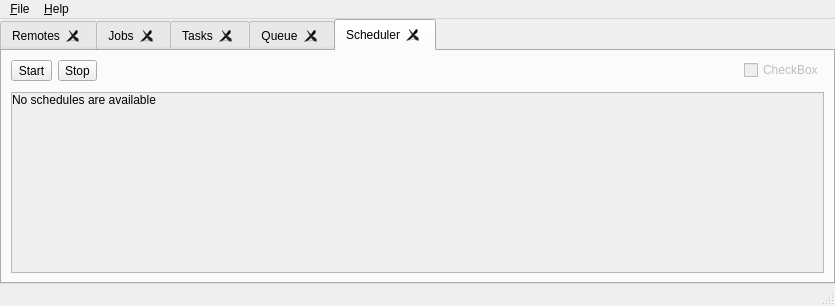
<?xml version="1.0" encoding="UTF-8"?>
<ui version="4.0">
 <class>MainWindow</class>
 <widget class="QMainWindow" name="MainWindow">
  <property name="geometry">
   <rect>
    <x>0</x>
    <y>0</y>
    <width>835</width>
    <height>306</height>
   </rect>
  </property>
  <property name="windowTitle">
   <string>Rclone Browser</string>
  </property>
  <widget class="QWidget" name="widgetMain">
   <layout class="QVBoxLayout" name="verticalLayout_3">
    <property name="spacing">
     <number>0</number>
    </property>
    <property name="leftMargin">
     <number>0</number>
    </property>
    <property name="topMargin">
     <number>0</number>
    </property>
    <property name="rightMargin">
     <number>0</number>
    </property>
    <property name="bottomMargin">
     <number>0</number>
    </property>
    <item>
     <widget class="QTabWidget" name="tabs">
      <property name="currentIndex">
       <number>4</number>
      </property>
      <property name="tabsClosable">
       <bool>true</bool>
      </property>
      <widget class="QWidget" name="widget">
       <attribute name="title">
        <string>Remotes</string>
       </attribute>
       <layout class="QVBoxLayout" name="verticalLayout">
        <item>
         <layout class="QHBoxLayout" name="horizontalLayout">
          <item>
           <widget class="QToolButton" name="refresh">
            <property name="statusTip">
             <string>Refresh remotes view</string>
            </property>
            <property name="text">
             <string>Refresh</string>
            </property>
            <property name="toolButtonStyle">
             <enum>Qt::ToolButtonTextUnderIcon</enum>
            </property>
           </widget>
          </item>
          <item>
           <widget class="QToolButton" name="config">
            <property name="text">
             <string>Config</string>
            </property>
            <property name="toolButtonStyle">
             <enum>Qt::ToolButtonTextUnderIcon</enum>
            </property>
           </widget>
          </item>
          <item>
           <widget class="QToolButton" name="open">
            <property name="text">
             <string>Open</string>
            </property>
            <property name="toolButtonStyle">
             <enum>Qt::ToolButtonTextUnderIcon</enum>
            </property>
           </widget>
          </item>
          <item>
           <spacer name="horizontalSpacer">
            <property name="orientation">
             <enum>Qt::Horizontal</enum>
            </property>
            <property name="sizeHint" stdset="0">
             <size>
              <width>40</width>
              <height>20</height>
             </size>
            </property>
           </spacer>
          </item>
          <item>
           <widget class="QCheckBox" name="layoutcontrol3">
            <property name="enabled">
             <bool>false</bool>
            </property>
            <property name="text">
             <string>CheckBox</string>
            </property>
           </widget>
          </item>
          <item>
           <widget class="QToolButton" name="buttonPrefs">
            <property name="toolTip">
             <string>Rclone Browser preferences (ALT-p)</string>
            </property>
            <property name="statusTip">
             <string>Rclone Browser preferences</string>
            </property>
            <property name="text">
             <string>Prefs</string>
            </property>
            <property name="toolButtonStyle">
             <enum>Qt::ToolButtonTextUnderIcon</enum>
            </property>
           </widget>
          </item>
         </layout>
        </item>
        <item>
         <spacer name="verticalSpacer_2">
          <property name="orientation">
           <enum>Qt::Vertical</enum>
          </property>
          <property name="sizeType">
           <enum>QSizePolicy::Fixed</enum>
          </property>
          <property name="sizeHint" stdset="0">
           <size>
            <width>20</width>
            <height>5</height>
           </size>
          </property>
         </spacer>
        </item>
        <item>
         <widget class="QListWidget" name="remotes">
          <property name="editTriggers">
           <set>QAbstractItemView::NoEditTriggers</set>
          </property>
          <property name="selectionBehavior">
           <enum>QAbstractItemView::SelectRows</enum>
          </property>
          <property name="isWrapping" stdset="0">
           <bool>false</bool>
          </property>
          <property name="wordWrap">
           <bool>true</bool>
          </property>
         </widget>
        </item>
       </layout>
      </widget>
      <widget class="QWidget" name="tab">
       <attribute name="title">
        <string>Jobs</string>
       </attribute>
       <layout class="QVBoxLayout" name="verticalLayout_2">
        <item>
         <layout class="QHBoxLayout" name="horizontalLayout_3">
          <item>
           <widget class="QToolButton" name="buttonStopAllJobs">
            <property name="text">
             <string>Stop</string>
            </property>
            <property name="toolButtonStyle">
             <enum>Qt::ToolButtonTextUnderIcon</enum>
            </property>
           </widget>
          </item>
          <item>
           <widget class="QToolButton" name="buttonCleanNotRunning">
            <property name="text">
             <string>Clean</string>
            </property>
            <property name="toolButtonStyle">
             <enum>Qt::ToolButtonTextUnderIcon</enum>
            </property>
           </widget>
          </item>
          <item>
           <spacer name="horizontalSpacer_3">
            <property name="orientation">
             <enum>Qt::Horizontal</enum>
            </property>
            <property name="sizeHint" stdset="0">
             <size>
              <width>40</width>
              <height>20</height>
             </size>
            </property>
           </spacer>
          </item>
          <item>
           <widget class="QCheckBox" name="layoutcontrol2">
            <property name="enabled">
             <bool>false</bool>
            </property>
            <property name="text">
             <string>CheckBox</string>
            </property>
           </widget>
          </item>
         </layout>
        </item>
        <item>
         <spacer name="verticalSpacer_4">
          <property name="orientation">
           <enum>Qt::Vertical</enum>
          </property>
          <property name="sizeType">
           <enum>QSizePolicy::Fixed</enum>
          </property>
          <property name="sizeHint" stdset="0">
           <size>
            <width>20</width>
            <height>5</height>
           </size>
          </property>
         </spacer>
        </item>
        <item>
         <widget class="QScrollArea" name="jobsArea">
          <property name="widgetResizable">
           <bool>true</bool>
          </property>
          <widget class="QWidget" name="scrollAreaWidgetContents">
           <property name="geometry">
            <rect>
             <x>0</x>
             <y>0</y>
             <width>787</width>
             <height>140</height>
            </rect>
           </property>
           <layout class="QVBoxLayout" name="verticalLayout_4">
            <property name="leftMargin">
             <number>0</number>
            </property>
            <property name="topMargin">
             <number>0</number>
            </property>
            <property name="rightMargin">
             <number>0</number>
            </property>
            <property name="bottomMargin">
             <number>0</number>
            </property>
            <item>
             <layout class="QVBoxLayout" name="jobs">
              <item>
               <widget class="QLabel" name="noJobsAvailable">
                <property name="text">
                 <string>No jobs are available</string>
                </property>
               </widget>
              </item>
              <item>
               <spacer name="verticalSpacer">
                <property name="orientation">
                 <enum>Qt::Vertical</enum>
                </property>
                <property name="sizeHint" stdset="0">
                 <size>
                  <width>20</width>
                  <height>40</height>
                 </size>
                </property>
               </spacer>
              </item>
             </layout>
            </item>
           </layout>
          </widget>
         </widget>
        </item>
       </layout>
      </widget>
      <widget class="QWidget" name="tasksTab">
       <attribute name="title">
        <string>Tasks</string>
       </attribute>
       <layout class="QVBoxLayout" name="verticalLayout_5">
        <item>
         <layout class="QHBoxLayout" name="horizontalLayout_2">
          <item>
           <widget class="QToolButton" name="buttonDryrunTask">
            <property name="text">
             <string>Dry Run</string>
            </property>
            <property name="toolButtonStyle">
             <enum>Qt::ToolButtonTextUnderIcon</enum>
            </property>
           </widget>
          </item>
          <item>
           <widget class="QToolButton" name="buttonRunTask">
            <property name="text">
             <string>Run</string>
            </property>
            <property name="toolButtonStyle">
             <enum>Qt::ToolButtonTextUnderIcon</enum>
            </property>
           </widget>
          </item>
          <item>
           <widget class="QToolButton" name="buttonStop">
            <property name="toolTip">
             <string>&lt;html&gt;&lt;head/&gt;&lt;body&gt;&lt;p&gt;&lt;span style=&quot; font-size:13pt;&quot;&gt;Stop all selected tasks&lt;/span&gt;&lt;/p&gt;&lt;/body&gt;&lt;/html&gt;</string>
            </property>
            <property name="text">
             <string>Stop</string>
            </property>
            <property name="toolButtonStyle">
             <enum>Qt::ToolButtonTextUnderIcon</enum>
            </property>
           </widget>
          </item>
          <item>
           <spacer name="horizontalSpacer_5">
            <property name="orientation">
             <enum>Qt::Horizontal</enum>
            </property>
            <property name="sizeType">
             <enum>QSizePolicy::Fixed</enum>
            </property>
            <property name="sizeHint" stdset="0">
             <size>
              <width>10</width>
              <height>20</height>
             </size>
            </property>
           </spacer>
          </item>
          <item>
           <widget class="QToolButton" name="buttonEditTask">
            <property name="text">
             <string>Edit</string>
            </property>
            <property name="toolButtonStyle">
             <enum>Qt::ToolButtonTextUnderIcon</enum>
            </property>
           </widget>
          </item>
          <item>
           <widget class="QToolButton" name="buttonDeleteTask">
            <property name="text">
             <string>Delete</string>
            </property>
            <property name="toolButtonStyle">
             <enum>Qt::ToolButtonTextUnderIcon</enum>
            </property>
           </widget>
          </item>
          <item>
           <spacer name="horizontalSpacer_6">
            <property name="orientation">
             <enum>Qt::Horizontal</enum>
            </property>
            <property name="sizeType">
             <enum>QSizePolicy::Fixed</enum>
            </property>
            <property name="sizeHint" stdset="0">
             <size>
              <width>10</width>
              <height>20</height>
             </size>
            </property>
           </spacer>
          </item>
          <item>
           <widget class="QToolButton" name="buttonAddToQueue">
            <property name="toolTip">
             <string>Add to the queue</string>
            </property>
            <property name="statusTip">
             <string>Add selected transfer tasks to the queue</string>
            </property>
            <property name="text">
             <string>Add</string>
            </property>
            <property name="toolButtonStyle">
             <enum>Qt::ToolButtonTextUnderIcon</enum>
            </property>
           </widget>
          </item>
          <item>
           <widget class="QToolButton" name="buttonAddToScheduler">
            <property name="toolTip">
             <string>Add to the scheduler</string>
            </property>
            <property name="statusTip">
             <string>Add selected transfer tasks to the scheduler</string>
            </property>
            <property name="text">
             <string>Add</string>
            </property>
            <property name="toolButtonStyle">
             <enum>Qt::ToolButtonTextUnderIcon</enum>
            </property>
           </widget>
          </item>
          <item>
           <widget class="QToolButton" name="buttonSortTask">
            <property name="toolTip">
             <string>&lt;html&gt;&lt;head/&gt;&lt;body&gt;&lt;p&gt;Sort tasks&lt;/p&gt;&lt;/body&gt;&lt;/html&gt;</string>
            </property>
            <property name="text">
             <string>Sort</string>
            </property>
            <property name="checked">
             <bool>false</bool>
            </property>
            <property name="toolButtonStyle">
             <enum>Qt::ToolButtonTextUnderIcon</enum>
            </property>
           </widget>
          </item>
          <item>
           <spacer name="horizontalSpacer_2">
            <property name="orientation">
             <enum>Qt::Horizontal</enum>
            </property>
            <property name="sizeHint" stdset="0">
             <size>
              <width>40</width>
              <height>20</height>
             </size>
            </property>
           </spacer>
          </item>
          <item>
           <widget class="QCheckBox" name="layoutcontrol1">
            <property name="enabled">
             <bool>false</bool>
            </property>
            <property name="text">
             <string>CheckBox</string>
            </property>
            <property name="tristate">
             <bool>false</bool>
            </property>
           </widget>
          </item>
         </layout>
        </item>
        <item>
         <spacer name="verticalSpacer_3">
          <property name="orientation">
           <enum>Qt::Vertical</enum>
          </property>
          <property name="sizeType">
           <enum>QSizePolicy::Fixed</enum>
          </property>
          <property name="sizeHint" stdset="0">
           <size>
            <width>20</width>
            <height>5</height>
           </size>
          </property>
         </spacer>
        </item>
        <item>
         <widget class="QListWidget" name="tasksListWidget">
          <property name="contextMenuPolicy">
           <enum>Qt::CustomContextMenu</enum>
          </property>
          <property name="tabKeyNavigation">
           <bool>true</bool>
          </property>
          <property name="alternatingRowColors">
           <bool>false</bool>
          </property>
          <property name="selectionMode">
           <enum>QAbstractItemView::ExtendedSelection</enum>
          </property>
          <property name="wordWrap">
           <bool>false</bool>
          </property>
          <property name="sortingEnabled">
           <bool>false</bool>
          </property>
         </widget>
        </item>
       </layout>
      </widget>
      <widget class="QWidget" name="queue">
       <attribute name="title">
        <string>Queue</string>
       </attribute>
       <layout class="QVBoxLayout" name="verticalLayout_6">
        <item>
         <layout class="QHBoxLayout" name="horizontalLayout_4">
          <item>
           <widget class="QToolButton" name="buttonStartQueue">
            <property name="text">
             <string>Start</string>
            </property>
            <property name="toolButtonStyle">
             <enum>Qt::ToolButtonTextUnderIcon</enum>
            </property>
           </widget>
          </item>
          <item>
           <widget class="QToolButton" name="buttonStopQueue">
            <property name="text">
             <string>Stop</string>
            </property>
            <property name="toolButtonStyle">
             <enum>Qt::ToolButtonTextUnderIcon</enum>
            </property>
           </widget>
          </item>
          <item>
           <spacer name="horizontalSpacer_8">
            <property name="orientation">
             <enum>Qt::Horizontal</enum>
            </property>
            <property name="sizeType">
             <enum>QSizePolicy::Fixed</enum>
            </property>
            <property name="sizeHint" stdset="0">
             <size>
              <width>10</width>
              <height>20</height>
             </size>
            </property>
           </spacer>
          </item>
          <item>
           <widget class="QToolButton" name="buttonUpQueue">
            <property name="text">
             <string>Up</string>
            </property>
            <property name="toolButtonStyle">
             <enum>Qt::ToolButtonTextUnderIcon</enum>
            </property>
           </widget>
          </item>
          <item>
           <widget class="QToolButton" name="buttonDownQueue">
            <property name="text">
             <string>Down</string>
            </property>
            <property name="toolButtonStyle">
             <enum>Qt::ToolButtonTextUnderIcon</enum>
            </property>
           </widget>
          </item>
          <item>
           <spacer name="horizontalSpacer_9">
            <property name="orientation">
             <enum>Qt::Horizontal</enum>
            </property>
            <property name="sizeType">
             <enum>QSizePolicy::Fixed</enum>
            </property>
            <property name="sizeHint" stdset="0">
             <size>
              <width>10</width>
              <height>20</height>
             </size>
            </property>
           </spacer>
          </item>
          <item>
           <widget class="QToolButton" name="buttonRemoveFromQueue">
            <property name="text">
             <string>Delete</string>
            </property>
            <property name="toolButtonStyle">
             <enum>Qt::ToolButtonTextUnderIcon</enum>
            </property>
           </widget>
          </item>
          <item>
           <widget class="QToolButton" name="buttonPurgeQueue">
            <property name="text">
             <string>Purge</string>
            </property>
            <property name="toolButtonStyle">
             <enum>Qt::ToolButtonTextUnderIcon</enum>
            </property>
           </widget>
          </item>
          <item>
           <spacer name="horizontalSpacer_7">
            <property name="orientation">
             <enum>Qt::Horizontal</enum>
            </property>
            <property name="sizeType">
             <enum>QSizePolicy::Fixed</enum>
            </property>
            <property name="sizeHint" stdset="0">
             <size>
              <width>40</width>
              <height>20</height>
             </size>
            </property>
           </spacer>
          </item>
          <item>
           <widget class="QLabel" name="labelQueueInfoStart">
            <property name="styleSheet">
             <string notr="true">color: green; font-weight: bold;</string>
            </property>
            <property name="text">
             <string/>
            </property>
           </widget>
          </item>
          <item>
           <widget class="QLabel" name="labelQueueInfoStop">
            <property name="text">
             <string/>
            </property>
           </widget>
          </item>
          <item>
           <spacer name="horizontalSpacer_4">
            <property name="orientation">
             <enum>Qt::Horizontal</enum>
            </property>
            <property name="sizeHint" stdset="0">
             <size>
              <width>40</width>
              <height>20</height>
             </size>
            </property>
           </spacer>
          </item>
          <item>
           <widget class="QCheckBox" name="queueScriptRun">
            <property name="text">
             <string>Run script when finished</string>
            </property>
           </widget>
          </item>
         </layout>
        </item>
        <item>
         <spacer name="verticalSpacer_5">
          <property name="orientation">
           <enum>Qt::Vertical</enum>
          </property>
          <property name="sizeType">
           <enum>QSizePolicy::Fixed</enum>
          </property>
          <property name="sizeHint" stdset="0">
           <size>
            <width>20</width>
            <height>5</height>
           </size>
          </property>
         </spacer>
        </item>
        <item>
         <widget class="QListWidget" name="queueListWidget">
          <property name="contextMenuPolicy">
           <enum>Qt::CustomContextMenu</enum>
          </property>
          <property name="tabKeyNavigation">
           <bool>true</bool>
          </property>
          <property name="alternatingRowColors">
           <bool>false</bool>
          </property>
          <property name="selectionMode">
           <enum>QAbstractItemView::SingleSelection</enum>
          </property>
          <property name="spacing">
           <number>5</number>
          </property>
          <property name="wordWrap">
           <bool>false</bool>
          </property>
          <property name="sortingEnabled">
           <bool>false</bool>
          </property>
         </widget>
        </item>
       </layout>
      </widget>
      <widget class="QWidget" name="tab_2">
       <attribute name="title">
        <string>Scheduler</string>
       </attribute>
       <layout class="QVBoxLayout" name="verticalLayout_8">
        <item>
         <layout class="QHBoxLayout" name="horizontalLayout_9">
          <item>
           <widget class="QToolButton" name="buttonStartScheduler">
            <property name="toolTip">
             <string>Start scheduler</string>
            </property>
            <property name="statusTip">
             <string>Start scheduler</string>
            </property>
            <property name="text">
             <string>Start</string>
            </property>
            <property name="toolButtonStyle">
             <enum>Qt::ToolButtonTextUnderIcon</enum>
            </property>
           </widget>
          </item>
          <item>
           <widget class="QToolButton" name="buttonStopScheduler">
            <property name="toolTip">
             <string>Stop scheduler</string>
            </property>
            <property name="statusTip">
             <string>Stop scheduler</string>
            </property>
            <property name="text">
             <string>Stop</string>
            </property>
            <property name="toolButtonStyle">
             <enum>Qt::ToolButtonTextUnderIcon</enum>
            </property>
           </widget>
          </item>
          <item>
           <spacer name="horizontalSpacer_10">
            <property name="orientation">
             <enum>Qt::Horizontal</enum>
            </property>
            <property name="sizeType">
             <enum>QSizePolicy::Fixed</enum>
            </property>
            <property name="sizeHint" stdset="0">
             <size>
              <width>40</width>
              <height>20</height>
             </size>
            </property>
           </spacer>
          </item>
          <item>
           <widget class="QLabel" name="labelSchedulerInfoStart">
            <property name="styleSheet">
             <string notr="true">color: green; font-weight: bold;</string>
            </property>
            <property name="text">
             <string/>
            </property>
           </widget>
          </item>
          <item>
           <widget class="QLabel" name="labelSchedulerInfoStop">
            <property name="text">
             <string/>
            </property>
           </widget>
          </item>
          <item>
           <spacer name="horizontalSpacer_19">
            <property name="orientation">
             <enum>Qt::Horizontal</enum>
            </property>
            <property name="sizeHint" stdset="0">
             <size>
              <width>40</width>
              <height>20</height>
             </size>
            </property>
           </spacer>
          </item>
          <item>
           <widget class="QCheckBox" name="layoutcontrol1_sch">
            <property name="enabled">
             <bool>false</bool>
            </property>
            <property name="text">
             <string>CheckBox</string>
            </property>
           </widget>
          </item>
         </layout>
        </item>
        <item>
         <spacer name="verticalSpacer_11">
          <property name="orientation">
           <enum>Qt::Vertical</enum>
          </property>
          <property name="sizeType">
           <enum>QSizePolicy::Fixed</enum>
          </property>
          <property name="sizeHint" stdset="0">
           <size>
            <width>20</width>
            <height>5</height>
           </size>
          </property>
         </spacer>
        </item>
        <item>
         <widget class="QScrollArea" name="jobsArea_2">
          <property name="widgetResizable">
           <bool>true</bool>
          </property>
          <widget class="QWidget" name="scrollAreaWidgetContents_2">
           <property name="geometry">
            <rect>
             <x>0</x>
             <y>0</y>
             <width>787</width>
             <height>140</height>
            </rect>
           </property>
           <layout class="QVBoxLayout" name="verticalLayout_7">
            <property name="leftMargin">
             <number>0</number>
            </property>
            <property name="topMargin">
             <number>0</number>
            </property>
            <property name="rightMargin">
             <number>0</number>
            </property>
            <property name="bottomMargin">
             <number>0</number>
            </property>
            <item>
             <layout class="QVBoxLayout" name="schedulers">
              <item>
               <widget class="QLabel" name="noSchedulesAvailable">
                <property name="text">
                 <string>No schedules are available</string>
                </property>
               </widget>
              </item>
              <item>
               <spacer name="verticalSpacer_6">
                <property name="orientation">
                 <enum>Qt::Vertical</enum>
                </property>
                <property name="sizeHint" stdset="0">
                 <size>
                  <width>20</width>
                  <height>40</height>
                 </size>
                </property>
               </spacer>
              </item>
             </layout>
            </item>
           </layout>
          </widget>
         </widget>
        </item>
       </layout>
      </widget>
     </widget>
    </item>
   </layout>
  </widget>
  <widget class="QMenuBar" name="menuBar">
   <property name="geometry">
    <rect>
     <x>0</x>
     <y>0</y>
     <width>835</width>
     <height>22</height>
    </rect>
   </property>
   <widget class="QMenu" name="menuFile">
    <property name="title">
     <string>&amp;File</string>
    </property>
    <addaction name="preferences"/>
    <addaction name="separator"/>
    <addaction name="quit"/>
   </widget>
   <widget class="QMenu" name="menuHelp">
    <property name="title">
     <string>&amp;Help</string>
    </property>
    <addaction name="about"/>
    <addaction name="aboutQt"/>
   </widget>
   <addaction name="menuFile"/>
   <addaction name="menuHelp"/>
  </widget>
  <widget class="QStatusBar" name="statusBar"/>
  <action name="about">
   <property name="text">
    <string>&amp;About</string>
   </property>
   <property name="menuRole">
    <enum>QAction::AboutRole</enum>
   </property>
  </action>
  <action name="aboutQt">
   <property name="text">
    <string>About &amp;Qt</string>
   </property>
   <property name="menuRole">
    <enum>QAction::AboutQtRole</enum>
   </property>
  </action>
  <action name="preferences">
   <property name="text">
    <string>&amp;Preferences...</string>
   </property>
   <property name="toolTip">
    <string>Rclone Browser preferences (ALT-p)</string>
   </property>
   <property name="shortcut">
    <string>Alt+P</string>
   </property>
   <property name="menuRole">
    <enum>QAction::PreferencesRole</enum>
   </property>
  </action>
  <action name="quit">
   <property name="text">
    <string>&amp;Quit</string>
   </property>
   <property name="shortcut">
    <string>Ctrl+Q</string>
   </property>
   <property name="menuRole">
    <enum>QAction::QuitRole</enum>
   </property>
  </action>
  <action name="actionEdit">
   <property name="enabled">
    <bool>true</bool>
   </property>
   <property name="text">
    <string>Edit</string>
   </property>
   <property name="toolTip">
    <string>Edit selected task</string>
   </property>
  </action>
  <action name="actionDelete">
   <property name="text">
    <string>Delete</string>
   </property>
   <property name="toolTip">
    <string>Delete selected tasks</string>
   </property>
  </action>
  <action name="actionRun">
   <property name="text">
    <string>Run</string>
   </property>
   <property name="toolTip">
    <string>Run all selected tasks at once</string>
   </property>
  </action>
  <action name="actionDryRun">
   <property name="text">
    <string>Dry Run</string>
   </property>
   <property name="toolTip">
    <string>&lt;html&gt;&lt;head/&gt;&lt;body&gt;&lt;p&gt;Dry Run all selected tasks at once&lt;/p&gt;&lt;/body&gt;&lt;/html&gt;</string>
   </property>
  </action>
  <action name="actionSortTask">
   <property name="text">
    <string>Sort</string>
   </property>
   <property name="toolTip">
    <string>Sort tasks</string>
   </property>
  </action>
  <action name="actionRefresh">
   <property name="text">
    <string>Refresh</string>
   </property>
   <property name="toolTip">
    <string>Refresh remotes view</string>
   </property>
  </action>
  <action name="actionConfig">
   <property name="text">
    <string>Config</string>
   </property>
   <property name="toolTip">
    <string>&lt;html&gt;&lt;head/&gt;&lt;body&gt;&lt;p&gt;rclone config&lt;/p&gt;&lt;p&gt;if you want to specify which terminal to use&lt;br/&gt;define $TERMINAL env variable e.g.:&lt;br/&gt;TERMINAL=/usr/local/bin/myterminal&lt;/p&gt;&lt;/body&gt;&lt;/html&gt;</string>
   </property>
  </action>
  <action name="actionOpen">
   <property name="text">
    <string>Open</string>
   </property>
   <property name="toolTip">
    <string>Open remote</string>
   </property>
  </action>
  <action name="actionStopAllTransfers">
   <property name="text">
    <string>Stop All</string>
   </property>
   <property name="toolTip">
    <string>&lt;html&gt;&lt;head/&gt;&lt;body&gt;&lt;p&gt;Stop all running transfers&lt;/p&gt;&lt;/body&gt;&lt;/html&gt;</string>
   </property>
  </action>
  <action name="actionCleanNotRunning">
   <property name="text">
    <string>Clean</string>
   </property>
   <property name="toolTip">
    <string>&lt;html&gt;&lt;head/&gt;&lt;body&gt;&lt;p&gt;Remove all not running jobs&lt;/p&gt;&lt;/body&gt;&lt;/html&gt;</string>
   </property>
  </action>
  <action name="actionAddToQueue">
   <property name="text">
    <string>Add to the queue</string>
   </property>
   <property name="toolTip">
    <string>&lt;html&gt;&lt;head/&gt;&lt;body&gt;&lt;p&gt;Add selected transfer tasks to the queue&lt;/p&gt;&lt;/body&gt;&lt;/html&gt;</string>
   </property>
  </action>
  <action name="actionStartQueue">
   <property name="text">
    <string>Start</string>
   </property>
   <property name="toolTip">
    <string>&lt;html&gt;&lt;head/&gt;&lt;body&gt;&lt;p&gt;Start actively processing items from the queue&lt;/p&gt;&lt;/body&gt;&lt;/html&gt;</string>
   </property>
  </action>
  <action name="actionStopQueue">
   <property name="text">
    <string>Stop</string>
   </property>
   <property name="toolTip">
    <string>&lt;html&gt;&lt;head/&gt;&lt;body&gt;&lt;p&gt;Stop the queue processing.&lt;/p&gt;&lt;p&gt;Active task will be cancelled.&lt;/p&gt;&lt;/body&gt;&lt;/html&gt;</string>
   </property>
  </action>
  <action name="actionPurgeQueue">
   <property name="text">
    <string>Purge</string>
   </property>
   <property name="toolTip">
    <string>Remove all not running tasks from the queue</string>
   </property>
  </action>
  <action name="actionRemoveFromQueue">
   <property name="text">
    <string>Remove</string>
   </property>
   <property name="toolTip">
    <string>Remove from the queue</string>
   </property>
  </action>
  <action name="actionUpQueue">
   <property name="text">
    <string>Up</string>
   </property>
   <property name="toolTip">
    <string>Move task up in the queue</string>
   </property>
  </action>
  <action name="actionDownQueue">
   <property name="text">
    <string>Down</string>
   </property>
   <property name="toolTip">
    <string>Move task down in the queue</string>
   </property>
  </action>
  <action name="actionQueueScriptRun">
   <property name="text">
    <string>queueScriptRun</string>
   </property>
  </action>
  <action name="actionStop">
   <property name="text">
    <string>Stop</string>
   </property>
   <property name="toolTip">
    <string>Stop all selected tasks</string>
   </property>
  </action>
  <action name="actionAddToScheduler">
   <property name="text">
    <string>Add to the scheduler</string>
   </property>
   <property name="toolTip">
    <string>Add selected transfer tasks to the scheduler</string>
   </property>
  </action>
  <action name="actionStartScheduler">
   <property name="text">
    <string>Start</string>
   </property>
   <property name="toolTip">
    <string>Start all schedulers</string>
   </property>
  </action>
  <action name="actionStopScheduler">
   <property name="text">
    <string>Stop</string>
   </property>
   <property name="toolTip">
    <string>Stop scheduler</string>
   </property>
  </action>
 </widget>
 <tabstops>
  <tabstop>tabs</tabstop>
  <tabstop>remotes</tabstop>
  <tabstop>jobsArea</tabstop>
 </tabstops>
 <resources/>
 <connections>
  <connection>
   <sender>buttonPrefs</sender>
   <signal>clicked()</signal>
   <receiver>preferences</receiver>
   <slot>trigger()</slot>
   <hints>
    <hint type="sourcelabel">
     <x>612</x>
     <y>71</y>
    </hint>
    <hint type="destinationlabel">
     <x>-1</x>
     <y>-1</y>
    </hint>
   </hints>
  </connection>
  <connection>
   <sender>queueScriptRun</sender>
   <signal>toggled(bool)</signal>
   <receiver>actionQueueScriptRun</receiver>
   <slot>trigger()</slot>
   <hints>
    <hint type="sourcelabel">
     <x>567</x>
     <y>73</y>
    </hint>
    <hint type="destinationlabel">
     <x>-1</x>
     <y>-1</y>
    </hint>
   </hints>
  </connection>
  <connection>
   <sender>buttonAddToQueue</sender>
   <signal>clicked()</signal>
   <receiver>actionAddToQueue</receiver>
   <slot>trigger()</slot>
   <hints>
    <hint type="sourcelabel">
     <x>289</x>
     <y>73</y>
    </hint>
    <hint type="destinationlabel">
     <x>-1</x>
     <y>-1</y>
    </hint>
   </hints>
  </connection>
  <connection>
   <sender>buttonAddToScheduler</sender>
   <signal>clicked()</signal>
   <receiver>actionAddToScheduler</receiver>
   <slot>trigger()</slot>
   <hints>
    <hint type="sourcelabel">
     <x>380</x>
     <y>73</y>
    </hint>
    <hint type="destinationlabel">
     <x>-1</x>
     <y>-1</y>
    </hint>
   </hints>
  </connection>
 </connections>
</ui>
